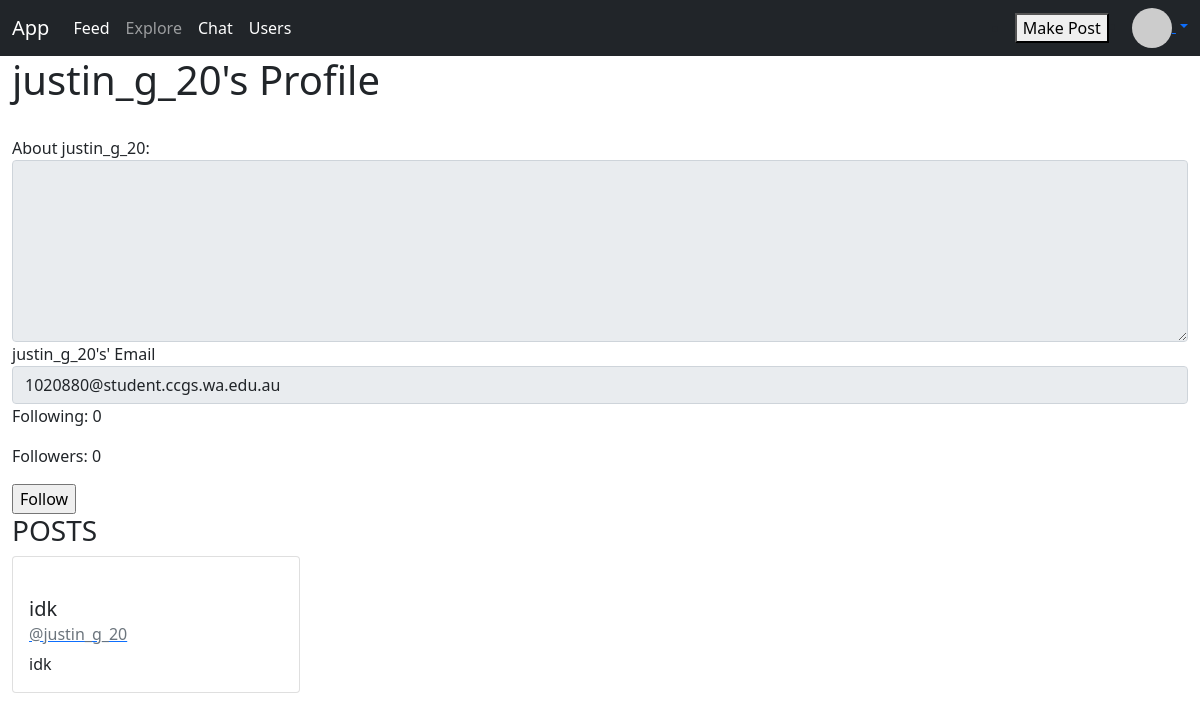
Page /media/profile/justin_g_20 (signed in) on the earlier database version.
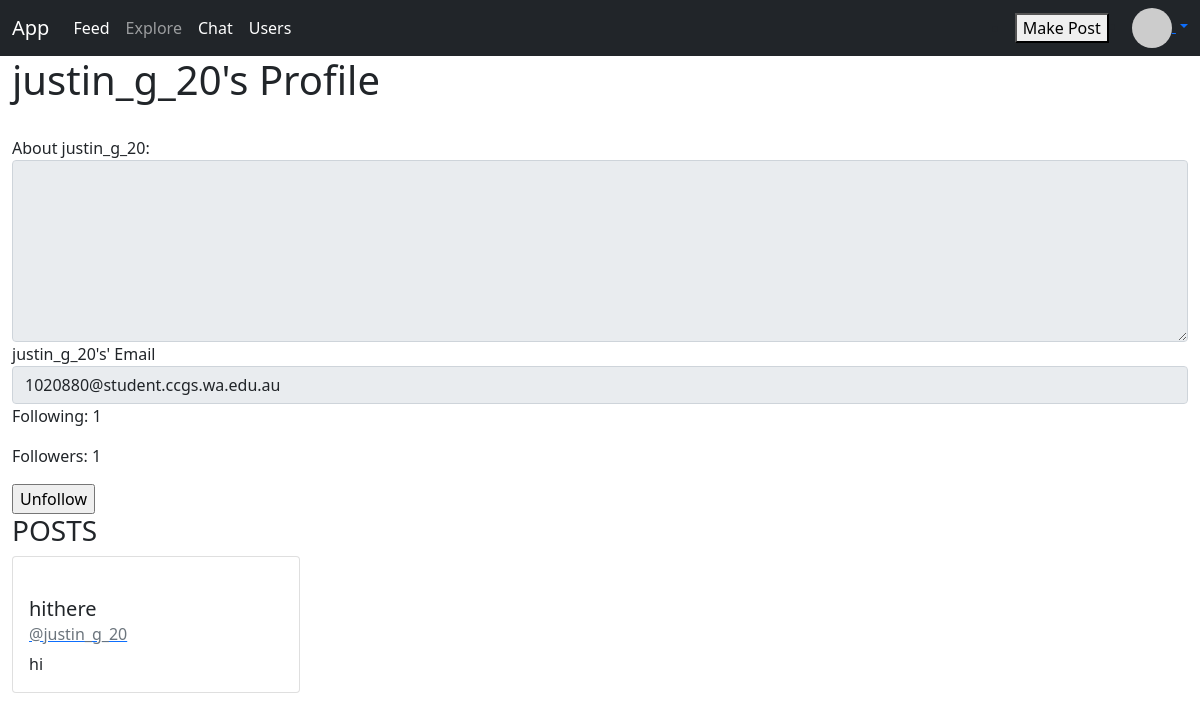
Same page on the later database version.
### code.py (models this page shows, shortened)
class users(db.Model):
    id = db.Column("id", db.Integer, primary_key=True)
    name = db.Column(db.String(100))
    email = db.Column(db.String(100))
    about_me = db.Column(db.String(400))
    password = db.Column(db.String(100))
    posts = db.relationship("Post", backref="author", lazy="dynamic")
    followed = db.relationship(
        "users",
        secondary=followers,
        primaryjoin=(followers.c.follower_id == id),
        secondaryjoin=(followers.c.followed_id == id),
        backref=db.backref("followers", lazy="dynamic"),
        lazy="dynamic",
    )
    def avatar(self):
        return (
            "https://www.gravatar.com/avatar/"
            + md5(self.email.encode()).hexdigest()
            + "?d=identicon"
        )
    def is_following(self, user):
        return self.followed.filter(followers.c.followed_id == user.id).count() > 0

class Post(db.Model):
    id = db.Column("id", db.Integer, primary_key=True)
    title = db.Column(db.String(100))
    body = db.Column(db.String(400))
    date = db.Column(db.String(100), index=True, default=datetime.datetime.utcnow)
    user_id = db.Column(db.Integer, db.ForeignKey("users.id"))

### media.py (the view)
@media.route("/profile/<usr>", methods=["GET", "POST"])
def profile(usr):
    if request.method == "POST":
        if request.form["button"] == "Follow":
            usr = users.query.filter_by(name=usr).first()
            us = users.query.filter_by(name=session["user"]).first()
            us.follow(usr)
            flash("Followed " + usr.name)
            db.session.commit()
            return redirect(url_for("media.profile", usr=usr.name))
        else:
            usr = users.query.filter_by(name=usr).first()
            us = users.query.filter_by(name=session["user"]).first()
            us.unfollow(usr)
            flash("Unfollowed " + usr.name)
            db.session.commit()
            return redirect(url_for("media.profile", usr=usr.name))
    else:
        try:
            usr = users.query.filter_by(name=usr).first()
        except:
            flash("No user found")
            return redirect(url_for("media.home"))
        followers = usr.followers.all()
        following = usr.followed.all()
        return render_template(
            "profile.html",
            usr=usr,
            users=users,
            given_posts=Post.query.filter_by(author=usr),
            following=len(following),
            followers=len(followers),
            us=users.query.filter_by(name=session["user"]).first(),
        )

### templates/profile.html (shortened to what this page needs)
{% extends "media.html" %}
{% block content %}
    <h1>{{ usr.name }}'s Profile</h1>
    <form action="#" method="POST">
        <div class="form-group">
            <label for="formControlTextarea1">About {{usr.name}}: </label>
            <textarea class="form-control" id="formControlTextarea1" rows="7" readonly>{{usr.about_me}}</textarea>
        </div>
        <div class="form-group">
            <label for="inputEmail">{{usr.name}}'s' Email</label>
            <input type="email" class="form-control" id = "exampleInputEmail" name="email" placeholder="Enter email" value = "{{usr.email}}" readonly>
        </div>
    </form>
    <p>Following: {{following}}</p>
    <p>Followers: {{followers}}</p>
    <form method="POST">
    {% if us.is_following(usr) %}
    <input type="submit" name="button" value="Unfollow">
    {% endif %}
    {% if not us.is_following(usr) %}
    <input type="submit" name="button" value="Follow">
    {% endif %}
    </form>
    <h3>POSTS</h3>
    {% for post in given_posts%}
    <div class="card" style="width: 18rem;">
        <div class="card-body">
            <h5 class="card-title">{{post.title}}</h5>
            <a href="/media/profile/{{post.author.name}}">
                <h6 class="card-subtitle mb-2 text-muted">@{{post.author.name}}</h6>
            </a>
            <p class="card-text">{{post.body}}</p>
        </div>
    </div>
    {% endfor %}
{% endblock %}

### templates/media.html (shortened to what this page needs)
<!DOCTYPE html>
<html>
    <head>
        <link href="https://cdn.jsdelivr.net/npm/bootstrap@5.1.3/dist/css/bootstrap.min.css" rel="stylesheet">
    </head>
    <body>
        <nav class="navbar navbar-expand-lg navbar-dark bg-dark">
            <div class="container-fluid">
              <a class="navbar-brand" href="/media">App</a>
              <div class="collapse navbar-collapse" id="navbarNav">
                <ul class="navbar-nav">
                  <li class="nav-item">
                    <a class="nav-link active" aria-current="page" href="/media/feed">Feed</a>
                  </li>
                  <li class="nav-item">
                    <a class="nav-link" href="/media/explore">Explore</a>
                  </li>
                  <li class="nav-item">
                    <a class="nav-link active" href="/media/chat">Chat</a>
                  </li>
                  <li class="nav-item">
                    <a class="nav-link active" href="/media/users">Users</a>
                  </li>
                </ul>
              </div>
              <div class="ms-auto">
                <li class="nav-item">
                  <a href="/media/post">
                    <button href="/media/post">Make Post</button>
                  </a>
                </li>
                </div>
                {% if "user" in session %}
                    <div class="dropdown ms-auto" id="navbar-list-4">
                        <li class="nav-item dropdown">
                            <a class="dropdown-toggle" href="#" id="navbarDropdownMenuLink" role="button" data-bs-toggle="dropdown" aria-haspopup="true" aria-expanded="false">
                                {% if "user" in session %}
                                <img src="{{users.query.filter_by(name=session['user']).first().avatar()}}" width="40" height="40" class="rounded-circle">
                                {% endif %}
                            </a>
                        </li>
                    </div>
                {% endif %}
              </div>
          </nav>
        <div class="container-fluid">
        {% block content %}{% endblock %}
        </div>
    </body>
</html>

Differences in the rows shown:
changed Post "justin_g_20": title "idk" → "hithere"; body "idk" → "hi"
Other differences:
{{ following }}: "0" → "1"
{{ followers }}: "0" → "1"
form field button: (not shown) → "Unfollow"
form field button: "Follow" → (not shown)
